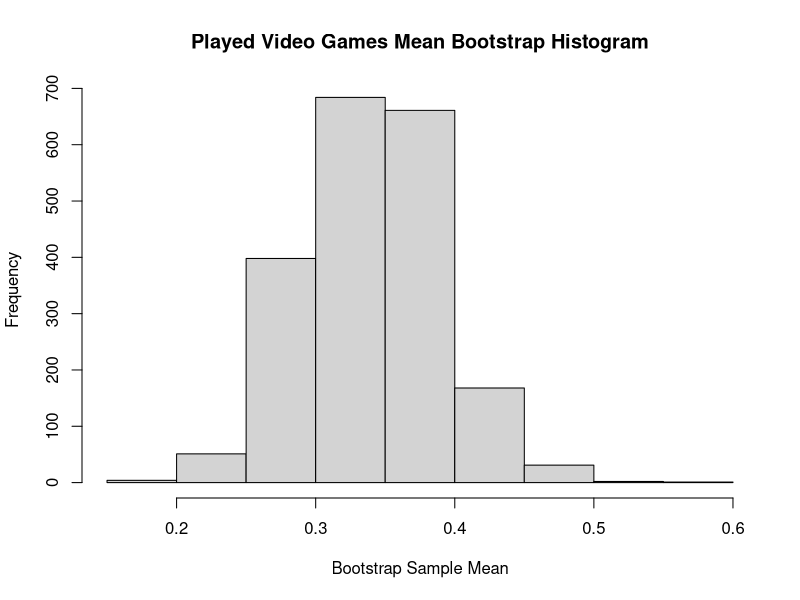
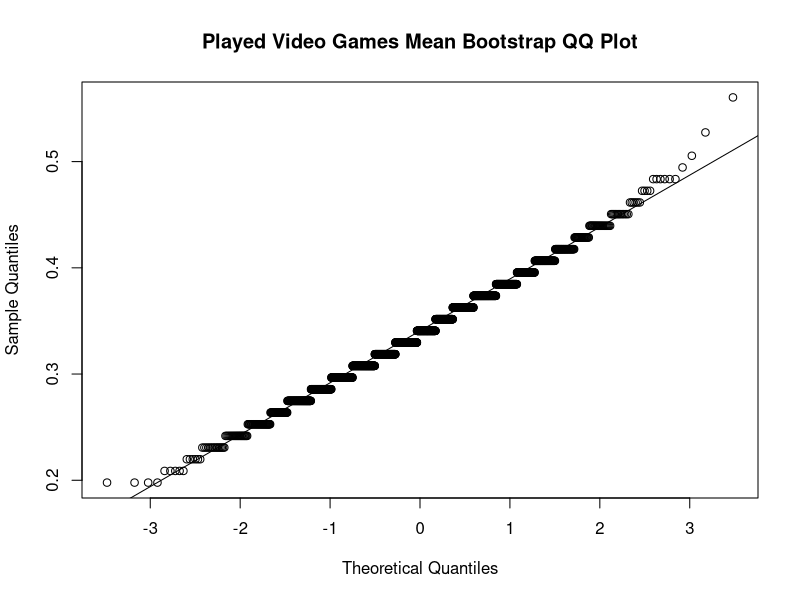
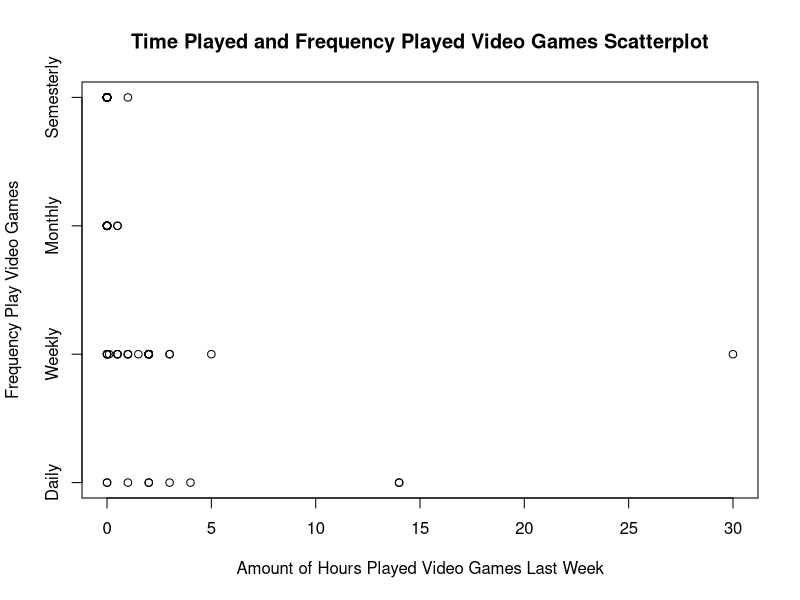
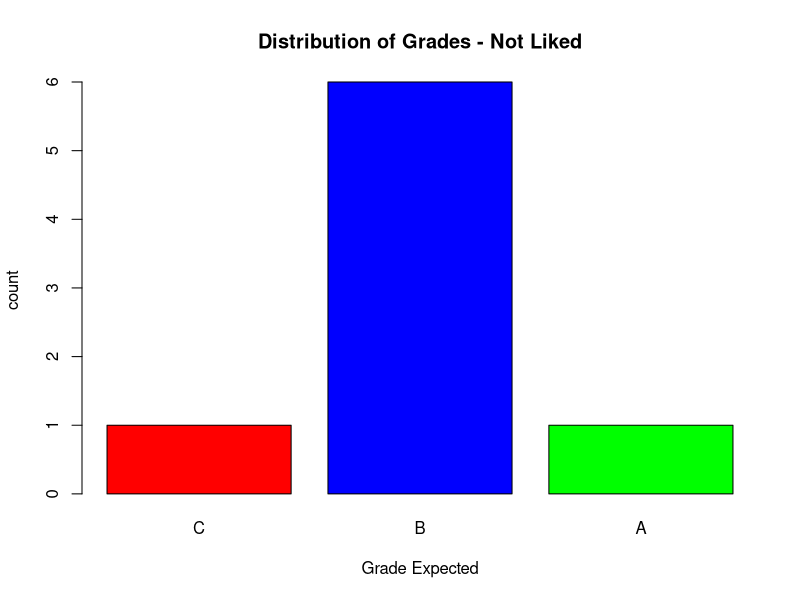
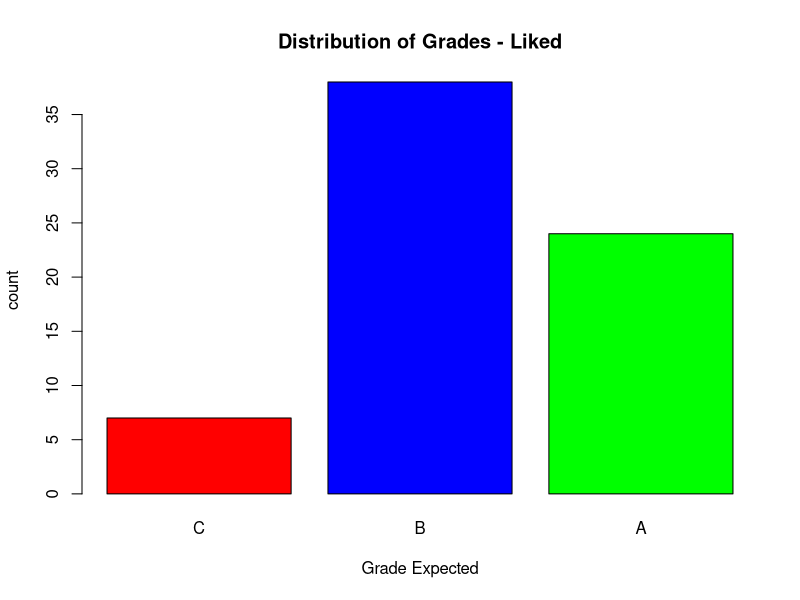
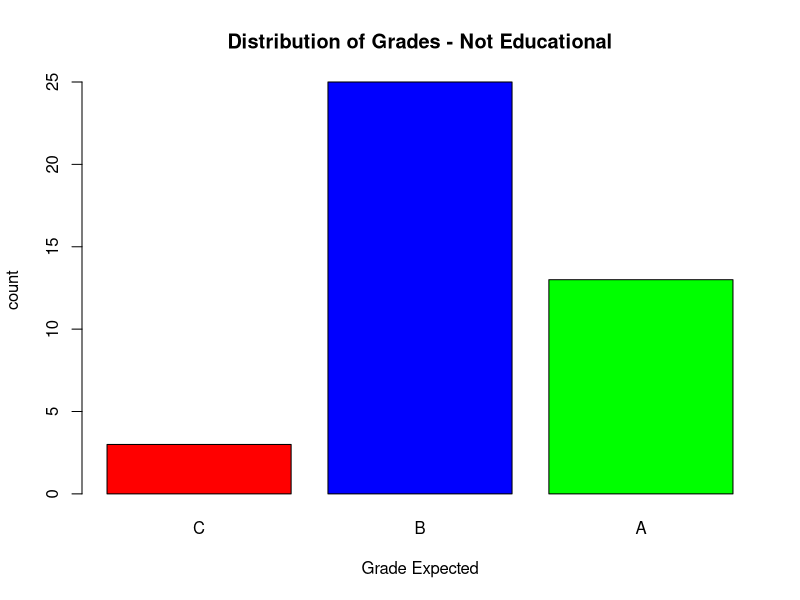
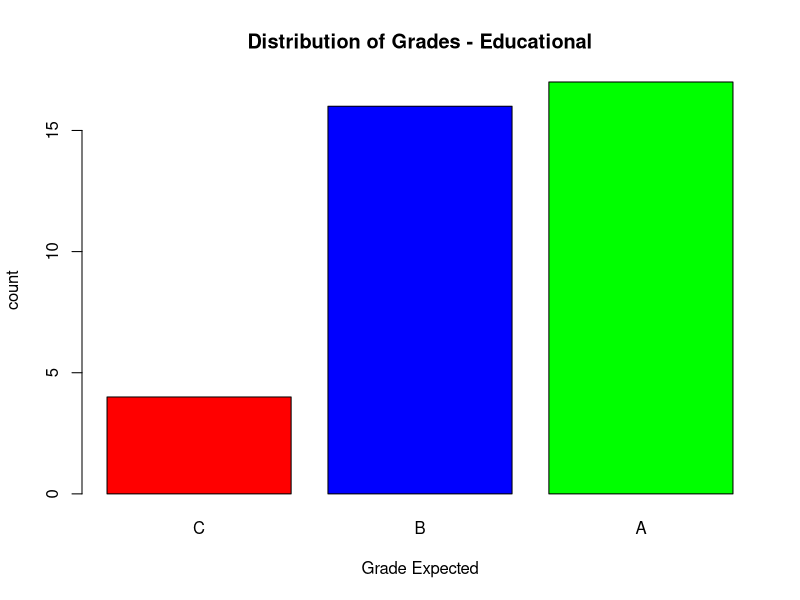

Write R code to recreate these figures, in order.
## ---- chunk 1
# Read in the csv file 
video_df <- read.csv('data/video_fixed.csv')
# removes the last row (all NA values)
video_df <- video_df[-nrow(video_df),]
video_df
## ---- chunk 2
# Clean video multiple df
#read in csv file
video_multiple_df <- read.csv('data/video_multiple_fixed.csv')
#sets first row as col names
colnames(video_multiple_df) <- video_multiple_df[1,]
#removes the first row
video_multiple_df <- video_multiple_df[-1, ] 
video_multiple_df
## ---- chunk 3
# Clean video_df
video_df$like[video_df$like==99] <- NA
video_df$where[video_df$where==99] <- NA
video_df$freq[video_df$freq==99] <- NA
video_df$busy[video_df$busy==99] <- NA
video_df$educ[video_df$educ==99] <- NA
video_df$math[video_df$math==99] <- NA
video_df$work[video_df$work==99] <- NA
video_df$cdrom[video_df$cdrom==99] <- NA
## ---- chunk 4
#SCENARIO 1
played.videogames <- video_df$time
played.videogames[played.videogames > 0] <- 1
played.videogames

# t.test(played_videogames)

#BOOTSTRAPPING
n <- 91
N = 314
ind.boot <- sample.int(n, size=N, replace=TRUE)
boot.played.videogames <- played.videogames[ind.boot]
B <- 2000
boot.played.videogames.mean <- rep(NA, B)
for(i in 1:B) {
        ind <- sample.int(N, size=n, replace=TRUE)
        boot <- boot.played.videogames[ind]
        boot.played.videogames.mean[i] <- mean(boot)
}

# Fraction of kids that played video games the week before the test
sample.mean <- mean(played.videogames)
sample.mean

# Estimate of fraction of kids that played vgs before the test using bootstrap
bootstrap.mean <- mean(boot.played.videogames.mean)
bootstrap.mean

# Confidence Interval (Bootstrap Sample Means)
boot.played.videogames.sd <- sd(boot.played.videogames.mean)
boot.played.videogames.sd

boot.played.videogames.ci <- c(bootstrap.mean - 1.96*boot.played.videogames.sd, bootstrap.mean + + 1.96*boot.played.videogames.sd)
# Confidence Interval = 95% (Where z = 1.96)
boot.played.videogames.ci

# 0.025-quantile and 0.975 quantile of the bootstrap sample means (Interval Estimate)
boot.played.videogames.qqi <- c(quantile(bootstrap.mean, 0.025), quantile(bootstrap.mean, 0.975))
boot.played.videogames.qqi


# Histrogram and QQ Plot Generations
hist(boot.played.videogames.mean, main="Played Video Games Mean Bootstrap Histogram", xlab="Bootstrap Sample Mean")
dev.copy(png,'graphs/scen1histogram.png')
dev.off()
qqnorm(boot.played.videogames.mean, main="Played Video Games Mean Bootstrap QQ Plot")
qqline(boot.played.videogames.mean)
dev.copy(png,'graphs/scen1qqline.png')
dev.off()
## ---- chunk 5
#SCENARIO 2
#video_df$freq[video_df$freq==99] <- NA
video_df

plot(video_df$time, video_df$freq, main="Time Played and Frequency Played Video Games Scatterplot", 
        xlab="Amount of Hours Played Video Games Last Week", ylab="Frequency Play Video Games", yaxt="n")
axis(2, at=1:4, labels=list("Daily", "Weekly", "Monthly", "Semesterly"))
dev.copy(png,'graphs/scen2scatter.png')
dev.off()
cor(video_df$time, video_df$freq, use = "complete.obs")
## Too low to mean anything
## result of bias to the data as asked about playing video games the week before a midterm. 

## ---- chunk 6
#SCENARIO 6
#split into not played (5 and 1)
not_liked = video_df[video_df$like == 1 | video_df$like == 5,]
#split into played (2, 3, 4)
liked = video_df[video_df$like==2|video_df$like==2|video_df$like==3,]
barplot(table(not_liked$grade),names.arg=c('C','B','A'),col = c('red','blue','green') ,main= 'Distribution of Grades - Not Liked', border=TRUE,
        xlab='Grade Expected', ylab='count')
barplot(table(liked$grade),names.arg=c('C','B','A'),col = c('red','blue','green') ,main= 'Distribution of Grades - Liked', border=TRUE,
        xlab='Grade Expected', ylab='count')

## ---- chunk 7
educ1 = video_df[video_df$educ==1,]
educ0 = video_df[video_df$educ==0,]
   
barplot(table(educ0$grade),names.arg=c('C','B','A'),col = c('red','blue','green') ,main= 'Distribution of Grades - Not Educational', border=TRUE,
        xlab='Grade Expected', ylab='count')
barplot(table(educ1$grade),names.arg=c('C','B','A'),col = c('red','blue','green') ,main= 'Distribution of Grades - Educational', border=TRUE,
        xlab='Grade Expected', ylab='count')
